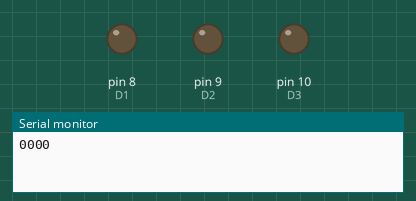
Simulated run of this sketch. Board: Arduino Uno, built with avr-gcc and run on an emulated ATmega328P. Parts: output pins drawn as LEDs (lit = HIGH), the last lines printed to the serial monitor. Pins used as bus, display or sensor lines are not drawn.

Above: at 0.5 s.
At 1.5 s:
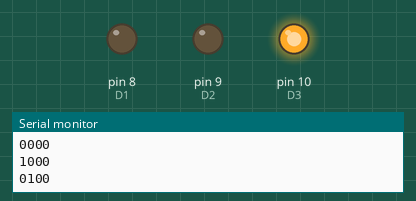
At 2.5 s:
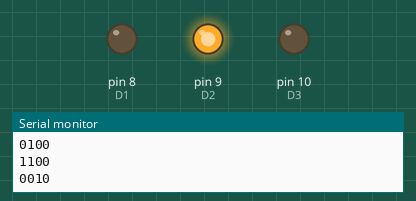
At 3.5 s:
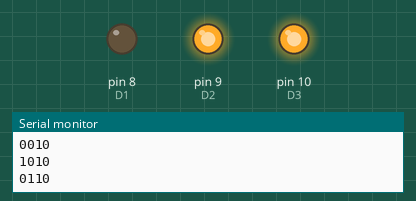
At 4.5 s:
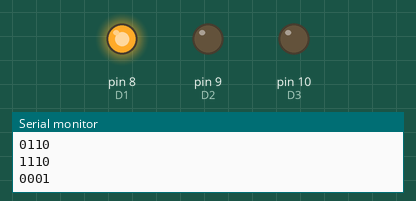
Timing chart, 0 to 6.5 s (numbered marks = the images above):
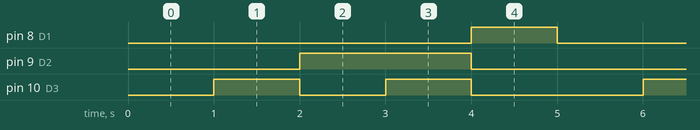

The sketch:

CD4511BE___7seg.ino
```cpp
int D1 = 8; //7 pin
int D2 = 9; //1 pin
int D3 = 10; //2
int D4 = 11; //6
void setup() {
  Serial.begin(9600);
  pinMode(D1, OUTPUT);
  pinMode(D2, OUTPUT);
  pinMode(D3, OUTPUT);
  pinMode(D4, OUTPUT);
  digitalWrite(D1, LOW);
  digitalWrite(D2, LOW);
  digitalWrite(D3, LOW);
  digitalWrite(D4, LOW);

}

void loop() {
  for(int i=0;i<=9;i++){
     int temp=i;
     if(temp%2==0){
      digitalWrite(D4, LOW);
      Serial.print("0");
     }
     else{
     digitalWrite(D4, HIGH);
     Serial.print("1");
     }
     temp = temp / 2;
     if(temp%2==0){
      digitalWrite(D3, LOW);
      Serial.print("0");
     }
     else{
     digitalWrite(D3, HIGH);
     Serial.print("1");
     }
     temp = temp / 2;
     if(temp%2==0){
      digitalWrite(D2, LOW);
      Serial.print("0");
     }
     else{
     digitalWrite(D2, HIGH);
     Serial.print("1");
     }
     temp = temp / 2;
     if(temp%2==0){
      digitalWrite(D1, LOW);
      Serial.print("0");
     }
     else{
     digitalWrite(D1, HIGH);
     Serial.print("1");
     }
     temp = temp / 2;
     Serial.println();
     delay(500);
}
}
```

Measured:
- by itself, pin 8 (D1): alternates HIGH for 1.0 s and LOW for 4.0 s
- by itself, pin 9 (D2): alternates HIGH for 2.0 s and LOW for 3.0 s
- by itself, pin 10 (D3): repeats every 5.0 s: LOW 1.0 s, HIGH 1.0 s, LOW 2.0 s, HIGH 1.0 s
